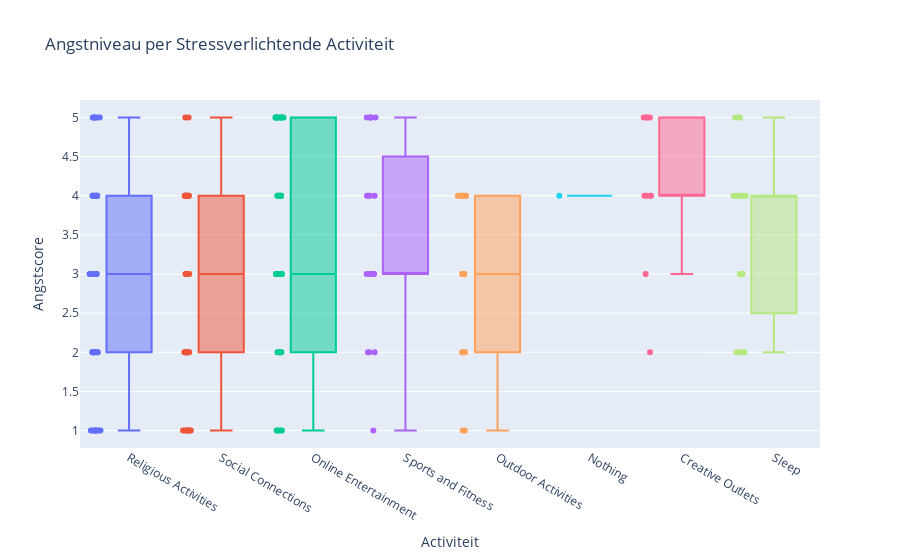

The code cell stored with this chart in its notebook:
### Code cell
import pandas as pd
import plotly.express as px

# Laad de dataset
df = pd.read_csv("MentalHealthSurvey.csv")

# Zorg dat activiteiten correct gesplitst zijn
df['stress_relief_activities'] = df['stress_relief_activities'].fillna('').str.strip()
df['stress_relief_activities'] = df['stress_relief_activities'].str.split(', ')

# Maak één rij per activiteit
df_expanded = df.explode('stress_relief_activities')

# Filter lege rijen eruit
df_expanded = df_expanded[df_expanded['stress_relief_activities'] != '']

# Plot interactieve boxplot voor 'anxiety'
fig = px.box(
    df_expanded,
    x='stress_relief_activities',
    y='anxiety',
    color='stress_relief_activities',
    points='all',
    title='Angstniveau per Stressverlichtende Activiteit',
    labels={
        'anxiety': 'Angstscore',
        'stress_relief_activities': 'Activiteit'
    }
)

fig.update_layout(showlegend=False)
fig.show()

### Figure 1 — Plotly figure (JSON) as saved in the notebook; plotly's stock layout.template omitted (floating-point values rounded to 4 significant figures)
{"data": [{"alignmentgroup": "True", "boxpoints": "all", "hovertemplate": "Activiteit=%{x}<br>Angstscore=%{y}<extra></extra>", "legendgroup": "Religious Activities", "marker": {"color": "#636efa"}, "name": "Religious Activities", "notched": false, "offsetgroup": "Religious Activities", "orientation": "v", "showlegend": true, "type": "box", "x": ["Religious Activities", "Religious Activities", "Religious Activities", "Religious Activities", "Religious Activities", "Religious Activities", "Religious Activities", "Religious Activities", "Religious Activities", "Religious Activities", "Religious Activities", "Religious Activities", "Religious Activities", "Religious Activities", "Religious Activities", "Religious Activities", "Religious Activities", "Religious Activities", "Religious Activities", "Religious Activities", "Religious Activities", "Religious Activities", "Religious Activities", "Religious Activities", "Religious Activities", "Religious Activities", "Religious Activities", "Religious Activities", "Religious Activities", "Religious Activities", "Religious Activities", "Religious Activities", "Religious Activities", "Religious Activities", "Religious Activities", "Religious Activities", "Religious Activities", "Religious Activities", "Religious Activities", "Religious Activities", "Religious Activities", "Religious Activities", "Religious Activities", "Religious Activities", "Religious Activities", "Religious Activities"], "x0": " ", "xaxis": "x", "y": [1, 3, 5, 2, 4, 3, 3, 4, 3, 1, 2, 4, 4, 5, 4, 1, 3, 3, 3, 3, 4, 2, 3, 1, 2, 5, 1, 2, 3, 3, 1, 1, 2, 2, 4, 4, 5, 4, 2, 4, 3, 1, 5, 2, 5, 2], "y0": " ", "yaxis": "y"}, {"alignmentgroup": "True", "boxpoints": "all", "hovertemplate": "Activiteit=%{x}<br>Angstscore=%{y}<extra></extra>", "legendgroup": "Social Connections", "marker": {"color": "#EF553B"}, "name": "Social Connections", "notched": false, "offsetgroup": "Social Connections", "orientation": "v", "showlegend": true, "type": "box", "x": ["Social Connections", "Social Connections", "Social Connections", "Social Connections", "Social Connections", "Social Connections", "Social Connections", "Social Connections", "Social Connections", "Social Connections", "Social Connections", "Social Connections", "Social Connections", "Social Connections", "Social Connections", "Social Connections", "Social Connections", "Social Connections", "Social Connections", "Social Connections", "Social Connections", "Social Connections", "Social Connections", "Social Connections", "Social Connections", "Social Connections", "Social Connections", "Social Connections", "Social Connections", "Social Connections", "Social Connections", "Social Connections", "Social Connections"], "x0": " ", "xaxis": "x", "y": [1, 5, 4, 2, 4, 3, 1, 2, 4, 2, 4, 1, 3, 3, 1, 4, 2, 3, 4, 1, 1, 2, 4, 4, 4, 4, 2, 4, 1, 5, 3, 2, 2], "y0": " ", "yaxis": "y"}, {"alignmentgroup": "True", "boxpoints": "all", "hovertemplate": "Activiteit=%{x}<br>Angstscore=%{y}<extra></extra>", "legendgroup": "Online Entertainment", "marker": {"color": "#00cc96"}, "name": "Online Entertainment", "notched": false, "offsetgroup": "Online Entertainment", "orientation": "v", "showlegend": true, "type": "box", "x": ["Online Entertainment", "Online Entertainment", "Online Entertainment", "Online Entertainment", "Online Entertainment", "Online Entertainment", "Online Entertainment", "Online Entertainment", "Online Entertainment", "Online Entertainment", "Online Entertainment", "Online Entertainment", "Online Entertainment", "Online Entertainment", "Online Entertainment", "Online Entertainment", "Online Entertainment", "Online Entertainment", "Online Entertainment", "Online Entertainment", "Online Entertainment", "Online Entertainment", "Online Entertainment", "Online Entertainment", "Online Entertainment", "Online Entertainment", "Online Entertainment", "Online Entertainment", "Online Entertainment", "Online Entertainment", "Online Entertainment", "Online Entertainment", "Online Entertainment", "Online Entertainment", "Online Entertainment", "Online Entertainment", "Online Entertainment"], "x0": " ", "xaxis": "x", "y": [1, 3, 3, 5, 5, 5, 4, 2, 4, 3, 3, 1, 5, 1, 3, 5, 4, 3, 1, 4, 3, 1, 2, 5, 3, 2, 4, 2, 4, 5, 2, 5, 5, 5, 4, 3, 2], "y0": " ", "yaxis": "y"}, {"alignmentgroup": "True", "boxpoints": "all", "hovertemplate": "Activiteit=%{x}<br>Angstscore=%{y}<extra></extra>", "legendgroup": "Sports and Fitness", "marker": {"color": "#ab63fa"}, "name": "Sports and Fitness", "notched": false, "offsetgroup": "Sports and Fitness", "orientation": "v", "showlegend": true, "type": "box", "x": ["Sports and Fitness", "Sports and Fitness", "Sports and Fitness", "Sports and Fitness", "Sports and Fitness", "Sports and Fitness", "Sports and Fitness", "Sports and Fitness", "Sports and Fitness", "Sports and Fitness", "Sports and Fitness", "Sports and Fitness", "Sports and Fitness", "Sports and Fitness", "Sports and Fitness", "Sports and Fitness", "Sports and Fitness", "Sports and Fitness", "Sports and Fitness", "Sports and Fitness"], "x0": " ", "xaxis": "x", "y": [3, 5, 3, 5, 1, 4, 3, 3, 5, 4, 3, 3, 2, 4, 5, 4, 3, 5, 2, 2], "y0": " ", "yaxis": "y"}, {"alignmentgroup": "True", "boxpoints": "all", "hovertemplate": "Activiteit=%{x}<br>Angstscore=%{y}<extra></extra>", "legendgroup": "Outdoor Activities", "marker": {"color": "#FFA15A"}, "name": "Outdoor Activities", "notched": false, "offsetgroup": "Outdoor Activities", "orientation": "v", "showlegend": true, "type": "box", "x": ["Outdoor Activities", "Outdoor Activities", "Outdoor Activities", "Outdoor Activities", "Outdoor Activities", "Outdoor Activities", "Outdoor Activities", "Outdoor Activities", "Outdoor Activities", "Outdoor Activities", "Outdoor Activities", "Outdoor Activities", "Outdoor Activities", "Outdoor Activities", "Outdoor Activities", "Outdoor Activities", "Outdoor Activities", "Outdoor Activities", "Outdoor Activities"], "x0": " ", "xaxis": "x", "y": [4, 3, 4, 1, 3, 4, 3, 3, 2, 4, 4, 3, 4, 2, 4, 1, 2, 3, 2], "y0": " ", "yaxis": "y"}, {"alignmentgroup": "True", "boxpoints": "all", "hovertemplate": "Activiteit=%{x}<br>Angstscore=%{y}<extra></extra>", "legendgroup": "Nothing", "marker": {"color": "#19d3f3"}, "name": "Nothing", "notched": false, "offsetgroup": "Nothing", "orientation": "v", "showlegend": true, "type": "box", "x": ["Nothing"], "x0": " ", "xaxis": "x", "y": [4], "y0": " ", "yaxis": "y"}, {"alignmentgroup": "True", "boxpoints": "all", "hovertemplate": "Activiteit=%{x}<br>Angstscore=%{y}<extra></extra>", "legendgroup": "Creative Outlets", "marker": {"color": "#FF6692"}, "name": "Creative Outlets", "notched": false, "offsetgroup": "Creative Outlets", "orientation": "v", "showlegend": true, "type": "box", "x": ["Creative Outlets", "Creative Outlets", "Creative Outlets", "Creative Outlets", "Creative Outlets", "Creative Outlets", "Creative Outlets", "Creative Outlets", "Creative Outlets", "Creative Outlets"], "x0": " ", "xaxis": "x", "y": [4, 4, 4, 3, 2, 5, 5, 4, 5, 5], "y0": " ", "yaxis": "y"}, {"alignmentgroup": "True", "boxpoints": "all", "hovertemplate": "Activiteit=%{x}<br>Angstscore=%{y}<extra></extra>", "legendgroup": "Sleep", "marker": {"color": "#B6E880"}, "name": "Sleep", "notched": false, "offsetgroup": "Sleep", "orientation": "v", "showlegend": true, "type": "box", "x": ["Sleep", "Sleep", "Sleep", "Sleep", "Sleep", "Sleep", "Sleep", "Sleep", "Sleep", "Sleep", "Sleep", "Sleep", "Sleep", "Sleep", "Sleep", "Sleep", "Sleep", "Sleep", "Sleep", "Sleep"], "x0": " ", "xaxis": "x", "y": [2, 5, 4, 2, 4, 2, 4, 4, 4, 2, 4, 3, 5, 3, 5, 4, 3, 5, 2, 4], "y0": " ", "yaxis": "y"}], "layout": {"boxmode": "overlay", "legend": {"title": {"text": "Activiteit"}, "tracegroupgap": 0}, "showlegend": false, "title": {"text": "Angstniveau per Stressverlichtende Activiteit"}, "xaxis": {"anchor": "y", "categoryarray": ["Religious Activities", "Social Connections", "Online Entertainment", "Sports and Fitness", "Outdoor Activities", "Nothing", "Creative Outlets", "Sleep"], "categoryorder": "array", "domain": [0, 1], "title": {"text": "Activiteit"}}, "yaxis": {"anchor": "x", "domain": [0, 1], "title": {"text": "Angstscore"}}}}
